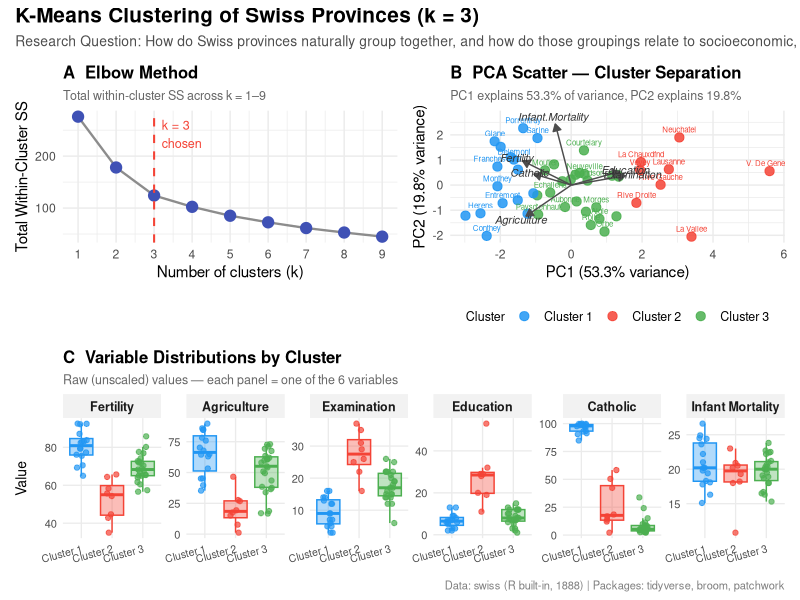
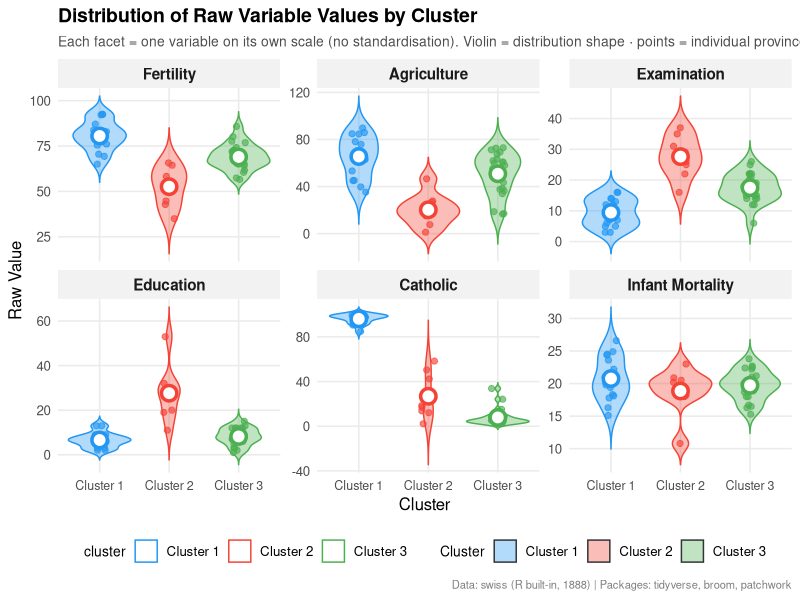

Write the R code that produced these figures, in order.
# ============================================================
# K-Means Clustering Analysis — swiss Dataset
#
# Research Question:
#   "How do Swiss provinces naturally group together, and how
#    do those groupings relate to socioeconomic, educational,
#    and demographic characteristics?"
#
# Dataset: swiss (built-in R)
#   47 French-speaking Swiss provinces, circa 1888
#   6 numeric variables:
#     Fertility        – standardised fertility measure
#     Agriculture      – % males in agriculture
#     Examination      – % army recruits with highest exam score
#     Education        – % beyond primary school
#     Catholic         – % Catholic (vs Protestant)
#     Infant.Mortality – infant deaths per 1000 births
#
# Packages: tidyverse, broom, patchwork
# ============================================================

library(tidyverse)
library(broom)
library(patchwork)


# ── 1. Prepare the data ──────────────────────────────────────

# All 6 variables are numeric — scale all of them
swiss_scaled <- swiss %>%
  rownames_to_column("province") %>%
  mutate(across(Fertility:Infant.Mortality, scale))

# The 6 clustering variables (as a plain matrix for kmeans)
clust_vars <- swiss_scaled %>%
  select(Fertility, Agriculture, Examination,
         Education, Catholic, Infant.Mortality)


# ── 2. Elbow Method — choose k ───────────────────────────────

set.seed(42)

elbow_data <- tibble(k = 1:9) %>%
  mutate(
    km     = map(k, ~ kmeans(clust_vars, centers = .x, nstart = 25)),
    glance = map(km, glance)
  ) %>%
  unnest(glance)

# Inspect elbow_data$tot.withinss — we'll choose k = 3


# ── 3. Fit final model (k = 3) ───────────────────────────────

km_fit <- kmeans(clust_vars, centers = 3, nstart = 25)

# Centroids (one row per cluster, one column per variable)
centroids <- tidy(km_fit)
print(centroids)

# Attach cluster to original unscaled data
swiss_clustered <- swiss %>%
  rownames_to_column("province") %>%
  mutate(cluster = factor(km_fit$cluster,
                          labels = paste("Cluster", 1:3)))


# ── 4. PCA for the 2-D scatter (Panel B) ─────────────────────
# With 6 variables we can't pick a single pair of axes and trust it
# to represent full separation. PCA gives the best 2-D summary.

pca_result <- prcomp(clust_vars)          # already scaled, so no re-scaling

# % variance explained by PC1 and PC2
pct_var <- round(100 * pca_result$sdev^2 /
                   sum(pca_result$sdev^2), 1)

# PC scores per province
pca_scores <- as_tibble(pca_result$x[ , 1:2]) %>%
  bind_cols(swiss_clustered %>% select(province, cluster))

# PC loadings (arrows for biplot overlay)
loadings <- as_tibble(pca_result$rotation[ , 1:2],
                      rownames = "variable") %>%
  mutate(across(c(PC1, PC2), ~ .x * 3))   # scale arrows for visibility


# ── 5. Long-format for parallel coordinates (Viz 2) ──────────

swiss_long <- swiss_scaled %>%
  mutate(cluster = factor(km_fit$cluster,
                          labels = c("Cluster 1",
                                     "Cluster 2",
                                     "Cluster 3"))) %>%
  pivot_longer(
    cols      = Fertility:Infant.Mortality,
    names_to  = "variable",
    values_to = "z_score"
  ) %>%
  mutate(variable = factor(variable,
                           levels = c("Fertility", "Agriculture",
                                      "Examination", "Education",
                                      "Catholic", "Infant.Mortality"),
                           labels = c("Fertility", "Agri.", "Exam",
                                      "Educ.", "Catholic", "Infant\nMort.")))

cluster_means <- swiss_long %>%
  group_by(cluster, variable) %>%
  summarise(z_score = mean(z_score), .groups = "drop")


# ── 6. Colour palette ────────────────────────────────────────

pal <- c("Cluster 1" = "#2196F3",
         "Cluster 2" = "#F44336",
         "Cluster 3" = "#4CAF50")


# ── 7. VISUALIZATION 1 — Compound multi-panel (patchwork) ────
#
#   Layout:
#     [ Panel A: Elbow  |  Panel B: PCA scatter + biplot arrows ]
#     [       Panel C: Box plots — all 6 variables by cluster   ]

# ── Panel A: Elbow plot ──
p_elbow <- ggplot(elbow_data, aes(x = k, y = tot.withinss)) +
  geom_line(colour = "grey55", linewidth = 0.8) +
  geom_point(size = 3.5, colour = "#3F51B5") +
  geom_vline(xintercept = 3, linetype = "dashed",
             colour = "#F44336", linewidth = 0.7) +
  annotate("text", x = 3.2,
           y = max(elbow_data$tot.withinss) * 0.88,
           label = "k = 3\nchosen", hjust = 0,
           size = 3.2, colour = "#F44336") +
  scale_x_continuous(breaks = 1:9) +
  labs(
    title    = "A  Elbow Method",
    subtitle = "Total within-cluster SS across k = 1–9",
    x = "Number of clusters (k)",
    y = "Total Within-Cluster SS"
  ) +
  theme_minimal(base_size = 11) +
  theme(plot.title    = element_text(face = "bold", size = 12),
        plot.subtitle = element_text(size = 9, colour = "grey40"))

# ── Panel B: PCA scatter with biplot arrows ──
p_pca <- ggplot(pca_scores,
                aes(x = PC1, y = PC2, colour = cluster)) +
  # Province points
  geom_point(size = 2.8, alpha = 0.85) +
  geom_text(aes(label = province), size = 2.0, vjust = -0.8,
            show.legend = FALSE, check_overlap = TRUE) +
  # Biplot arrows (loadings)
  geom_segment(data = loadings,
               aes(x = 0, y = 0, xend = PC1, yend = PC2),
               inherit.aes = FALSE,
               arrow = arrow(length = unit(0.2, "cm"), type = "closed"),
               colour = "grey30", linewidth = 0.5) +
  geom_text(data = loadings,
            aes(x = PC1 * 1.12, y = PC2 * 1.12, label = variable),
            inherit.aes = FALSE,
            size = 2.8, colour = "grey20", fontface = "italic") +
  scale_colour_manual(values = pal) +
  labs(
    title    = "B  PCA Scatter — Cluster Separation",
    subtitle = glue::glue("PC1 explains {pct_var[1]}% of variance, ",
                          "PC2 explains {pct_var[2]}%"),
    x       = glue::glue("PC1 ({pct_var[1]}% variance)"),
    y       = glue::glue("PC2 ({pct_var[2]}% variance)"),
    colour  = "Cluster"
  ) +
  theme_minimal(base_size = 11) +
  theme(plot.title    = element_text(face = "bold", size = 12),
        plot.subtitle = element_text(size = 9, colour = "grey40"),
        legend.position = "bottom",
        legend.title  = element_text(size = 9),
        legend.text   = element_text(size = 9))

# ── Panel C: Box plots — all 6 variables, faceted by variable ──
# Reshape original unscaled data to long format for boxplots
swiss_box_long <- swiss_clustered %>%
  pivot_longer(
    cols      = Fertility:Infant.Mortality,
    names_to  = "variable",
    values_to = "value"
  ) %>%
  mutate(variable = factor(variable,
                           levels = c("Fertility", "Agriculture",
                                      "Examination", "Education",
                                      "Catholic", "Infant.Mortality"),
                           labels = c("Fertility", "Agriculture",
                                      "Examination", "Education",
                                      "Catholic", "Infant Mortality")))

p_box <- ggplot(swiss_box_long,
                aes(x = cluster, y = value,
                    fill = cluster, colour = cluster)) +
  geom_boxplot(alpha = 0.35, outlier.shape = NA, linewidth = 0.5) +
  geom_jitter(width = 0.18, size = 1.5, alpha = 0.7) +
  facet_wrap(~ variable, scales = "free_y", nrow = 1) +
  scale_fill_manual(values   = pal) +
  scale_colour_manual(values = pal) +
  labs(
    title    = "C  Variable Distributions by Cluster",
    subtitle = "Raw (unscaled) values — each panel = one of the 6 variables",
    x = NULL, y = "Value"
  ) +
  theme_minimal(base_size = 10) +
  theme(
    plot.title       = element_text(face = "bold", size = 12),
    plot.subtitle    = element_text(size = 9, colour = "grey40"),
    strip.text       = element_text(face = "bold", size = 9),
    strip.background = element_rect(fill = "grey95", colour = NA),
    axis.text.x      = element_text(size = 7.5, angle = 15, hjust = 1),
    legend.position  = "none",
    panel.grid.minor = element_blank()
  )

# ── Compose with patchwork ──
viz1 <- (p_elbow | p_pca) / p_box +
  plot_layout(heights = c(1.1, 1)) +
  plot_annotation(
    title    = "K-Means Clustering of Swiss Provinces (k = 3)",
    subtitle = paste(
      "Research Question: How do Swiss provinces naturally group together,",
      "and how do those groupings relate to socioeconomic,",
      "educational, and demographic characteristics?"
    ),
    caption  = "Data: swiss (R built-in, 1888) | Packages: tidyverse, broom, patchwork",
    theme    = theme(
      plot.title    = element_text(face = "bold", size = 15, hjust = 0),
      plot.subtitle = element_text(size = 10, colour = "grey30", hjust = 0),
      plot.caption  = element_text(size = 8,  colour = "grey50", hjust = 1)
    )
  )

#ggsave("viz1_multipanel_swiss.png", viz1,
       #width = 14, height = 10, dpi = 180, bg = "white")
#message("Saved → viz1_multipanel_swiss.png")
viz1

# ── 8. VISUALIZATION 2 — Faceted parallel coordinates ────────
#   facet_wrap(~ cluster): one panel per cluster
#   Each thin line = one province across all 6 z-scored variables
#   Bold line = cluster mean profile

violin_means <- swiss_box_long %>%
  group_by(cluster, variable) %>%
  summarise(mean_val = mean(value), .groups = "drop")

viz2 <- ggplot(swiss_box_long,
               aes(x = cluster, y = value,
                   fill = cluster, colour = cluster)) +
  
  # Violin — shows the full distribution shape per cluster
  geom_violin(alpha = 0.35, linewidth = 0.5, trim = FALSE) +
  
  # Jittered raw points — every individual province visible
  geom_jitter(width = 0.10, size = 1.8, alpha = 0.65,
              show.legend = FALSE) +
  
  # White dot = cluster mean, sits on top of violin
  geom_point(data = violin_means,
             aes(x = cluster, y = mean_val, colour = cluster),
             inherit.aes = FALSE,
             shape = 21, size = 4,
             fill = "white", stroke = 1.8,
             show.legend = FALSE) +
  
  # One facet per variable; free_y so each panel uses its own scale
  facet_wrap(~ variable, scales = "free_y", nrow = 2, ncol = 3) +
  
  scale_fill_manual(values   = pal) +
  scale_colour_manual(values = pal) +
  
  labs(
    title    = "Distribution of Raw Variable Values by Cluster",
    subtitle = paste(
      "Each facet = one variable on its own scale (no standardisation).",
      "Violin = distribution shape · points = individual provinces · white dot = cluster mean."
    ),
    x       = "Cluster",
    y       = "Raw Value",
    fill    = "Cluster",
    caption = "Data: swiss (R built-in, 1888) | Packages: tidyverse, broom, patchwork"
  ) +
  
  theme_minimal(base_size = 12) +
  theme(
    plot.title       = element_text(face = "bold", size = 14, hjust = 0),
    plot.subtitle    = element_text(size = 10, colour = "grey30", hjust = 0),
    plot.caption     = element_text(size = 8,  colour = "grey50", hjust = 1),
    strip.text       = element_text(face = "bold", size = 11),
    strip.background = element_rect(fill = "grey95", colour = NA),
    panel.grid.minor = element_blank(),
    legend.position  = "bottom",
    legend.title     = element_text(size = 10),
    axis.text.x      = element_text(size = 9)
  )

#ggsave("viz2_faceted_swiss.png", viz2,
       #width = 13, height = 5.5, dpi = 180, bg = "white")
#message("Saved → viz2_faceted_swiss.png")
viz2

# ── 9. Cluster summary table ─────────────────────────────────

summary_tbl <- swiss_clustered %>%
  group_by(cluster) %>%
  summarise(
    n                = n(),
    avg_fertility    = round(mean(Fertility),        1),
    avg_agriculture  = round(mean(Agriculture),      1),
    avg_examination  = round(mean(Examination),      1),
    avg_education    = round(mean(Education),        1),
    avg_catholic     = round(mean(Catholic),         1),
    avg_infant_mort  = round(mean(Infant.Mortality), 1),
    .groups = "drop"
  )

cat("\n── Cluster Summary (unscaled means) ─────────────────\n")
print(summary_tbl)
cat("\nNote: cluster labels (1/2/3) are arbitrary numbers from kmeans().\n")
cat("Interpret them by inspecting the centroid values above.\n\n")
